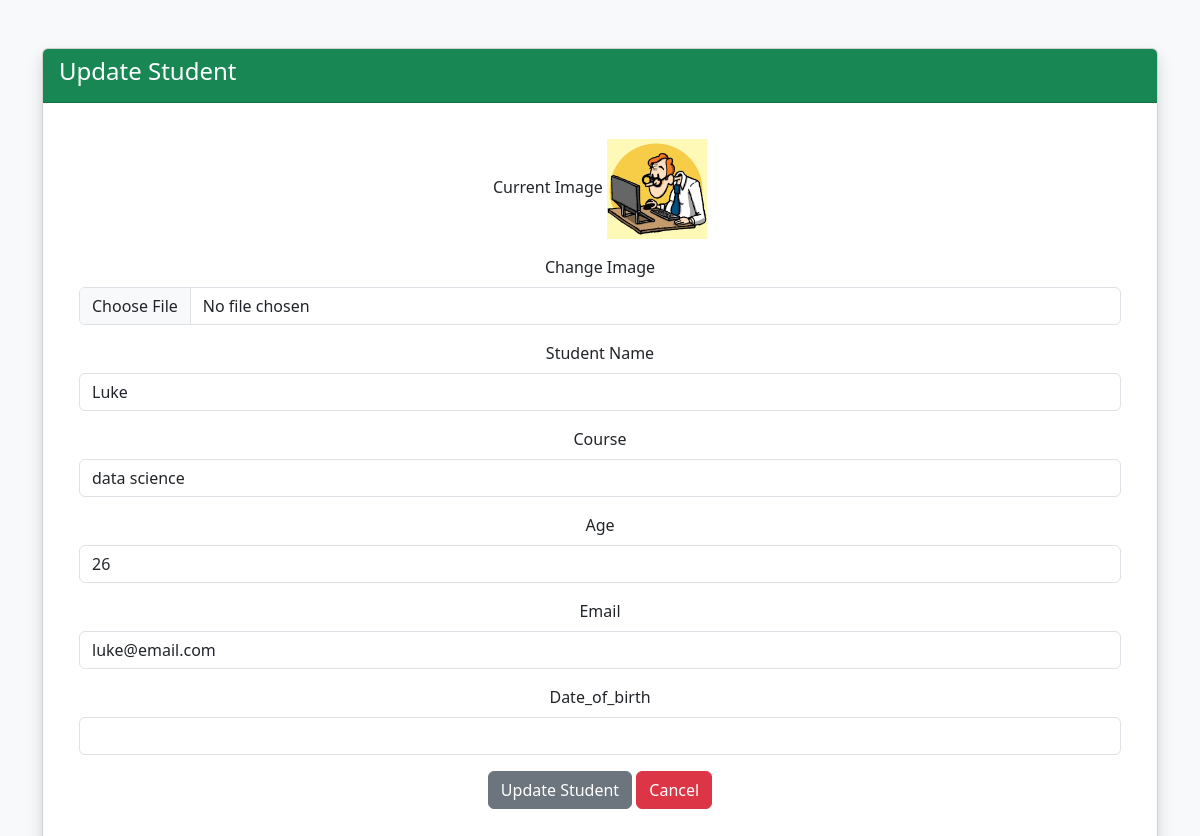
Page /update_record/3/ on the committed database.
### Admin/models.py (models this page shows, shortened)
class Student(models.Model):
    image = models.ImageField(upload_to = 'students/', null=True, blank=True)
    name = models.CharField(max_length=20)
    course = models.CharField(max_length=50)
    age = models.IntegerField()
    email = models.EmailField(null=True, blank=True, max_length=254)
    date_of_birth = models.DateField( null=True, blank=True)

### Admin/views.py (the view, shortened to what this page needs)
# urls.py: path('update_record/<int:id>/',views.update_record, name='update_record'),
def update_record(request, id):
    students = get_object_or_404(Student, id=id)
    return render(request, 'update_record.html', {'students': students})

### Admin/templates/update_record.html (shortened to what this page needs)
{% load static %}
<html lang="en">
<head>
    <link href=" https://cdn.jsdelivr.net/npm/bootstrap@5.3.0/dist/css/bootstrap.min.css" rel="stylesheet">
    <link rel="stylesheet" href="{% static 'css/main.css' %}">
</head>
<body>
<div class="container mt-5">
    <div class="card shadow">
        <div class="card-header bg-success text-white">
            <h4>Update Student</h4>
        </div>
        <div class="card-body">
            <form method="POST" , enctype="multipart/form-data">
                {% if students.image %}
                <div class="mb-3">
                    <label class="form-label">Current Image</label>
                    <img src="{{ students.image.url }}" alt="" width="100px" height="100px">
                </div>
                {% endif %}
                <div class="mb-3">
                    <label class="form-label">Change Image</label>
                    <input type="file" name="image" class="form-control" >
                </div>
                <div class="mb-3">
                    <label class="form-label">Student Name</label>
                    <input type="text" name="name" class="form-control" value="{{ students.name }}">
                </div>
                <div class="mb-3">
                    <label class="form-label">Course</label>
                    <input type="text" name="course" class="form-control" value="{{ students.course }}">
                </div>
                <div class="mb-3">
                    <label class="form-label">Age</label>
                    <input type="number" name="age" class="form-control" value="{{ students.age }}">
                </div>
                <div class="mb-3">
                    <label class="form-label">Email</label>
                    <input type="email" name="email" class="form-control" value="{{ students.email }}">
                </div>
                <div class="mb-3">
                    <label class="form-label">Date_of_birth</label>
                    <input type="type" name="date_of_birth" class="form-control" value="{{ students.date }}">
                </div>
                <button type="submit" class="btn btn-secondary">Update Student</button>
                <a href="{% url 'index' %}" class="btn btn-danger">Cancel</a>
            </form>
        </div>
    </div>
</div>
</body>
</html>

### static/css/main.css (style rules this page uses)
body { background-color: #f8f9fa; }
form { text-align: center; padding: 20px; }

### rows in the picture
Student: image (picture), name "Luke", course "data science", age "26", email "luke@email.com"
